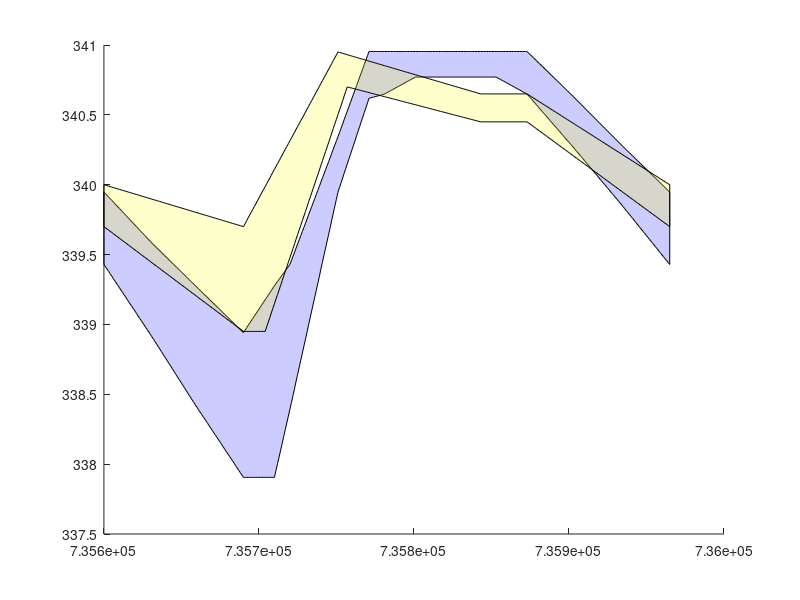

This chart was generated by the following MATLAB code: (Note: this script raises an error after producing the figure.)
%% Effect of Rule Curve Changes for Rainy Lake and the Namakan Reservoir
% The IJC rule curves that govern the management of lake levels on Rainy
% Lake and the Namakan Reservoir were changed were established in 1949 and
% adjusted in 1957, 1970, and most recently in 2000. The purpose of these
% calculations is estimate the impact of the changes in 2000 on outflows to
% Rainy River.

%% 1970 Rule Curves for Namakan Lake

yr = 2014;
mo = datenum(yr,1:13,1)';
dy = (datenum(yr,1,1):datenum(yr,13,1))';

NL1970 = [ ...
    datenum(yr, 1, 1)  1113.6  1115.3;
    datenum(yr, 2, 1)  1111.9  1114.1;
    datenum(yr, 3, 1)  1110.3  1113.1;
    datenum(yr, 4, 1)  1108.6  1112.0;
    datenum(yr, 4,21)  1108.6  1113.1;
    datenum(yr, 5, 1)  1110.2  1113.6;
    datenum(yr, 6, 1)  1115.3  1116.6;
    datenum(yr, 6,21)  1117.5  1118.6;
    datenum(yr, 7, 1)  1117.6  1118.6;
    datenum(yr, 7,21)  1118.0  1118.6;
    datenum(yr, 8, 1)  1118.0  1118.6;
    datenum(yr, 9, 1)  1118.0  1118.6;
    datenum(yr, 9,11)  1118.0  1118.6;
    datenum(yr,10, 1)  1117.6  1118.6;
    datenum(yr,11, 1)  1116.3  1117.5;
    datenum(yr,12, 1)  1115.0  1116.4;
    datenum(yr,13, 1)  1113.6  1115.3];

% Convert to meters
NL1970(:,2:3) = NL1970(:,2:3)/3.2808;

% Interpolate to daily levels
NL1970 = [dy, ...
    interp1(NL1970(:,1),NL1970(:,2),dy), ...
    interp1(NL1970(:,1),NL1970(:,3),dy)];

% 2000 Rule Curves for Namakan Lake

LRC = [...
    datenum(yr, 1, 1) 339.70;
    datenum(yr, 4, 1) 338.95;
    datenum(yr, 4,15) 338.95;
    datenum(yr, 6, 7) 340.70;
    datenum(yr, 9, 1) 340.45;
    datenum(yr,10, 1) 340.45;
    datenum(yr,13, 1) 339.70];

URC = [...
    datenum(yr, 1, 1) 340.00;
    datenum(yr, 4, 1) 339.70;
    datenum(yr, 6, 1) 340.95;
    datenum(yr, 9, 1) 340.65;
    datenum(yr,10, 1) 340.65;
    datenum(yr,13, 1) 340.00];

NLEDL = [...
    datenum(yr, 1, 1) 338.95;
    datenum(yr, 6,30) 338.95;
    datenum(yr, 7, 1) 340.15;
    datenum(yr, 9,30) 340.15;
    datenum(yr,10, 1) 338.95;
    datenum(yr,13, 1) 338.95];

NL2000 = [dy, ...
    interp1(LRC(:,1),LRC(:,2),dy), ...
    interp1(URC(:,1),URC(:,2),dy)];

NLEDL = [dy, interp1(NLEDL(:,1),NLEDL(:,2),dy)];

% Plot
figure(1);clf;

hold on
%plot(NL1970(:,1),NL1970(:,2:3),'b','Linewidth',2);
%plot(NL2000(:,1),NL2000(:,2:3),'r','Linewidth',2);
h1970 = patch([dy; flipud(dy)], [NL1970(:,2); flipud(NL1970(:,3))],'b','FaceAlpha',0.2);
h2000 = patch([dy; flipud(dy)], [NL2000(:,2); flipud(NL2000(:,3))],'y','FaceAlpha',0.2);
plot(EDL(:,1),NLEDL(:,2),'k--','Linewidth',2);
hold off

legend([h1970,h2000],'1970','2000','Location','NW');

ax = gca;
ax.XTick = mo;
datetick('x',3,'keepticks');
ylabel('Level [meters]');
title('Namakan Lake Rule Curves');
grid;

print -dpng ../Namakan_Lake_Rule_Curves.png

%% 1970 Rule Curves for Rainy Lake

RL1970 = [ ...
    datenum(yr, 1, 1)  1106.6  1107.1;
    datenum(yr, 2, 1)  1105.8  1106.6;
    datenum(yr, 3, 1)  1105.2  1106.2;
    datenum(yr, 4, 1)  1104.6  1105.6;
    datenum(yr, 4,21)  1104.6  1106.2;
    datenum(yr, 5, 1)  1105.1  1106.6;
    datenum(yr, 6, 1)  1106.6  1107.6;
    datenum(yr, 7, 1)  1107.4  1108.1;
    datenum(yr, 8, 1)  1107.4  1108.1;
    datenum(yr, 9, 1)  1107.4  1108.1;
    datenum(yr,10, 1)  1107.4  1108.1;
    datenum(yr,10,11)  1107.4  1108.1;
    datenum(yr,11, 1)  1107.2  1108.1;
    datenum(yr,12, 1)  1106.8  1107.6;
    datenum(yr,13, 1)  1106.4  1107.1];

% Convert to meters
RL1970(:,2:3) = RL1970(:,2:3)/3.2808;

% Interpolate to daily levels
RL1970 = [dy, ...
    interp1(RL1970(:,1),RL1970(:,2),dy), ...
    interp1(RL1970(:,1),RL1970(:,3),dy)];
    
% 2000 Rule Curves for Rainy Lake

LRC = [...
    datenum(yr, 1, 1) 337.20;
    datenum(yr, 4, 1) 336.70;
    datenum(yr, 5, 1) 336.80;
    datenum(yr, 6, 1) 337.30;
    datenum(yr, 7, 1) 337.50;
    datenum(yr, 8,15) 337.50;
    datenum(yr,12, 1) 337.30;
    datenum(yr,13, 1) 337.20];

URC = [...
    datenum(yr, 1, 1) 337.45;
    datenum(yr, 4, 1) 337.00;
    datenum(yr, 5, 1) 337.40;
    datenum(yr, 6, 1) 337.60;
    datenum(yr, 7, 1) 337.75;
    datenum(yr, 8,15) 337.75;
    datenum(yr,12, 1) 337.60;
    datenum(yr,13, 1) 337.45];

RLEDL = [...
    datenum(yr, 1, 1) 336.90;
    datenum(yr, 4, 1) 336.70;
    datenum(yr, 6,30) 336.70;
    datenum(yr, 7, 1) 337.20;
    datenum(yr,10,24) 337.20;
    datenum(yr,13, 1) 336.90];

RL2000 = [dy, ...
    interp1(LRC(:,1),LRC(:,2),dy), ...
    interp1(URC(:,1),URC(:,2),dy)];

RLEDL = [dy, interp1(RLEDL(:,1),RLEDL(:,2),dy)];

% Plot
figure(2);clf;

hold on
%plot(RL1970(:,1),RL1970(:,2:3),'b','Linewidth',2);
%plot(RL2000(:,1),RL2000(:,2:3),'r','Linewidth',2);
h1970 = patch([dy; flipud(dy)], [RL1970(:,2); flipud(RL1970(:,3))],'b','FaceAlpha',0.2);
h2000 = patch([dy; flipud(dy)], [RL2000(:,2); flipud(RL2000(:,3))],'y','FaceAlpha',0.2);
plot(EDL(:,1),RLEDL(:,2),'k--','Linewidth',2);
hold off

legend([h1970,h2000],'1970','2000','Location','NW');

ax = gca;
ax.XTick = mo;
datetick('x',3,'keepticks');
ylabel('Level [meters]');
title('Rainy Rule Curves');
grid;

print -dpng ../Rainy_Lake_Rule_Curves.png

%%

% Area of the Namakan Reservoir (Kabetogama, Namakan, Sand, Crane, Little
% Vermillion) (From Cohen and Radomski, 1993)
AreaNL = 25973 * 10000;

% Area of Rainy Lake (From IJC Rainy River Modeling Phase II, 2011)
AreaRL = 95770 * 10000;

VNL1970 = AreaRL*(mean(NL1970(:,2:3)')'-300);
VRL1970 = AreaRL*(mean(RL1970(:,2:3)')'-300);

VNL2000 = AreaRL*(mean(NL2000(:,2:3)')'-300);
VRL2000 = AreaRL*(mean(RL2000(:,2:3)')'-300);

QNL1970 = diff(VNL1970)/(24*3600);
QNL2000 = diff(VNL2000)/(24*3600);

QRL1970 = diff(VRL1970)/(24*3600);
QRL2000 = diff(VRL2000)/(24*3600);

figure(3);clf;
subplot(2,1,1);
plot(dy(1:end-1),QNL1970,dy(1:end-1),QNL2000,'Linewidth',2);
a1 = axis;
hold on;
plot([a1(1) a1(2)],[0 0],'k--');
hold off;
ax = gca;
ax.XTick = mo;
datetick('x',3,'keepticks');
ylabel('Net Flow [cu. meters/sec]');
title('Imputed (Inflow - Outflow) for Namakan Reservoir');
legend('1970','2000');

subplot(2,1,2)
dQNL = QNL2000 - QNL1970;
bar(dy(1:end-1),-dQNL);
a2 = axis;
ax = gca;
ax.XTick = mo;
datetick('x',3,'keepticks');
ylabel('Net Flow [cu. meters/sec]');
title('Imputed Additional Outflow from Namakan Reservoir, 1970 to 2000');

print -dpng ../Namakan_Imputed_Net_Flow.png

%%

figure(4);clf;
subplot(2,1,1);
plot(dy(1:end-1),QRL1970,dy(1:end-1),QRL2000,'Linewidth',2);
axis(a1);
hold on;
plot([a1(1) a1(2)],[0 0],'k--');
hold off;
ax = gca;
ax.XTick = mo;
datetick('x',3,'keepticks');
ylabel('Net Flow [cu. meters/sec]');
title('Imputed (Inflow - Outflow) for Rainy Lake');
legend('1970','2000');

subplot(2,1,2)
dQRL = QRL2000 - QRL1970;
bar(dy(1:end-1),-dQRL);
axis(a2)
ax = gca;
ax.XTick = mo;
datetick('x',3,'keepticks');
ylabel('Net Flow [cu. meters/sec]');
title('Imputed Additional Outflow from Rainy Lake, 1970 to 2000');

print -dpng ../Rainy_Lake_Imputed_Net_Flow.png


%% Cumulative Impact on Rainy Lake Levels

dHRL = cumsum(-24*3600*dQNL/AreaRL);

figure(5);
plot(dy(1:end-1),dHRL)



    
    
    
    